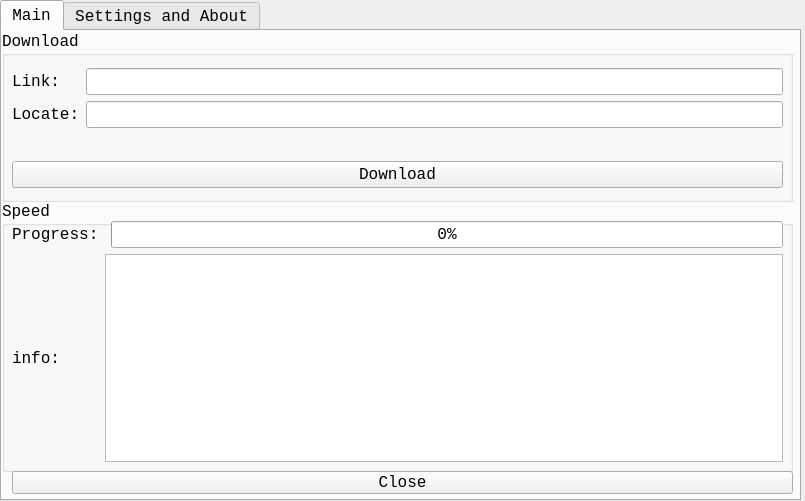
<?xml version="1.0" encoding="UTF-8"?>
<ui version="4.0">
 <class>MainWindow</class>
 <widget class="QMainWindow" name="MainWindow">
  <property name="geometry">
   <rect>
    <x>0</x>
    <y>0</y>
    <width>805</width>
    <height>501</height>
   </rect>
  </property>
  <property name="minimumSize">
   <size>
    <width>805</width>
    <height>501</height>
   </size>
  </property>
  <property name="maximumSize">
   <size>
    <width>805</width>
    <height>501</height>
   </size>
  </property>
  <property name="sizeIncrement">
   <size>
    <width>805</width>
    <height>501</height>
   </size>
  </property>
  <property name="baseSize">
   <size>
    <width>805</width>
    <height>501</height>
   </size>
  </property>
  <property name="font">
   <font>
    <family>Consolas</family>
    <pointsize>14</pointsize>
   </font>
  </property>
  <property name="windowTitle">
   <string>Downlodaer</string>
  </property>
  <property name="windowIcon">
   <iconset theme="1">
    <normaloff>C:/Users/Administrator/.designer/backup</normaloff>C:/Users/Administrator/.designer/backup</iconset>
  </property>
  <widget class="QWidget" name="centralwidget">
   <widget class="QTabWidget" name="tabWidget">
    <property name="geometry">
     <rect>
      <x>0</x>
      <y>0</y>
      <width>801</width>
      <height>501</height>
     </rect>
    </property>
    <property name="minimumSize">
     <size>
      <width>801</width>
      <height>501</height>
     </size>
    </property>
    <property name="maximumSize">
     <size>
      <width>801</width>
      <height>501</height>
     </size>
    </property>
    <property name="font">
     <font>
      <family>Consolas</family>
      <pointsize>12</pointsize>
     </font>
    </property>
    <property name="currentIndex">
     <number>0</number>
    </property>
    <widget class="QWidget" name="tab">
     <property name="cursor">
      <cursorShape>ArrowCursor</cursorShape>
     </property>
     <property name="autoFillBackground">
      <bool>false</bool>
     </property>
     <attribute name="title">
      <string>Main</string>
     </attribute>
     <widget class="QGroupBox" name="groupBox">
      <property name="geometry">
       <rect>
        <x>0</x>
        <y>0</y>
        <width>791</width>
        <height>171</height>
       </rect>
      </property>
      <property name="title">
       <string>Download</string>
      </property>
      <widget class="QWidget" name="verticalLayoutWidget_3">
       <property name="geometry">
        <rect>
         <x>10</x>
         <y>20</y>
         <width>771</width>
         <height>95</height>
        </rect>
       </property>
       <layout class="QVBoxLayout" name="verticalLayout_3">
        <item>
         <layout class="QHBoxLayout" name="horizontalLayout">
          <item>
           <layout class="QVBoxLayout" name="verticalLayout">
            <item>
             <widget class="QLabel" name="label">
              <property name="text">
               <string>Link:</string>
              </property>
             </widget>
            </item>
            <item>
             <widget class="QLabel" name="label_2">
              <property name="text">
               <string>Locate:</string>
              </property>
             </widget>
            </item>
           </layout>
          </item>
          <item>
           <layout class="QVBoxLayout" name="verticalLayout_2">
            <item>
             <widget class="QLineEdit" name="lineEdit"/>
            </item>
            <item>
             <widget class="QLineEdit" name="lineEdit_2"/>
            </item>
           </layout>
          </item>
         </layout>
        </item>
       </layout>
      </widget>
      <widget class="QPushButton" name="pushButton">
       <property name="geometry">
        <rect>
         <x>10</x>
         <y>130</y>
         <width>771</width>
         <height>27</height>
        </rect>
       </property>
       <property name="text">
        <string>Download</string>
       </property>
      </widget>
     </widget>
     <widget class="QGroupBox" name="groupBox_2">
      <property name="geometry">
       <rect>
        <x>0</x>
        <y>170</y>
        <width>791</width>
        <height>271</height>
       </rect>
      </property>
      <property name="title">
       <string>Speed</string>
      </property>
      <widget class="QWidget" name="gridLayoutWidget">
       <property name="geometry">
        <rect>
         <x>10</x>
         <y>20</y>
         <width>771</width>
         <height>241</height>
        </rect>
       </property>
       <layout class="QGridLayout" name="gridLayout">
        <item row="1" column="0">
         <widget class="QLabel" name="label_4">
          <property name="text">
           <string>info:</string>
          </property>
         </widget>
        </item>
        <item row="0" column="0">
         <widget class="QLabel" name="label_3">
          <property name="text">
           <string>Progress:</string>
          </property>
         </widget>
        </item>
        <item row="0" column="2">
         <widget class="QProgressBar" name="progressBar">
          <property name="palette">
           <palette>
            <active>
             <colorrole role="WindowText">
              <brush brushstyle="SolidPattern">
               <color alpha="255">
                <red>85</red>
                <green>0</green>
                <blue>255</blue>
               </color>
              </brush>
             </colorrole>
             <colorrole role="Button">
              <brush brushstyle="SolidPattern">
               <color alpha="255">
                <red>170</red>
                <green>170</green>
                <blue>0</blue>
               </color>
              </brush>
             </colorrole>
             <colorrole role="Light">
              <brush brushstyle="SolidPattern">
               <color alpha="255">
                <red>170</red>
                <green>170</green>
                <blue>127</blue>
               </color>
              </brush>
             </colorrole>
            </active>
            <inactive>
             <colorrole role="WindowText">
              <brush brushstyle="SolidPattern">
               <color alpha="255">
                <red>85</red>
                <green>0</green>
                <blue>255</blue>
               </color>
              </brush>
             </colorrole>
             <colorrole role="Button">
              <brush brushstyle="SolidPattern">
               <color alpha="255">
                <red>170</red>
                <green>170</green>
                <blue>0</blue>
               </color>
              </brush>
             </colorrole>
             <colorrole role="Light">
              <brush brushstyle="SolidPattern">
               <color alpha="255">
                <red>170</red>
                <green>170</green>
                <blue>127</blue>
               </color>
              </brush>
             </colorrole>
            </inactive>
            <disabled>
             <colorrole role="WindowText">
              <brush brushstyle="SolidPattern">
               <color alpha="255">
                <red>120</red>
                <green>120</green>
                <blue>120</blue>
               </color>
              </brush>
             </colorrole>
             <colorrole role="Button">
              <brush brushstyle="SolidPattern">
               <color alpha="255">
                <red>170</red>
                <green>170</green>
                <blue>0</blue>
               </color>
              </brush>
             </colorrole>
             <colorrole role="Light">
              <brush brushstyle="SolidPattern">
               <color alpha="255">
                <red>170</red>
                <green>170</green>
                <blue>127</blue>
               </color>
              </brush>
             </colorrole>
            </disabled>
           </palette>
          </property>
          <property name="value">
           <number>0</number>
          </property>
         </widget>
        </item>
        <item row="1" column="1" colspan="2">
         <widget class="QTextBrowser" name="textBrowser"/>
        </item>
       </layout>
      </widget>
     </widget>
     <widget class="QPushButton" name="pushButton_2">
      <property name="geometry">
       <rect>
        <x>10</x>
        <y>440</y>
        <width>781</width>
        <height>23</height>
       </rect>
      </property>
      <property name="text">
       <string>Close</string>
      </property>
     </widget>
    </widget>
    <widget class="QWidget" name="tab_2">
     <attribute name="title">
      <string>Settings and About</string>
     </attribute>
     <widget class="QTabWidget" name="tabWidget_2">
      <property name="geometry">
       <rect>
        <x>10</x>
        <y>210</y>
        <width>781</width>
        <height>241</height>
       </rect>
      </property>
      <property name="currentIndex">
       <number>0</number>
      </property>
      <widget class="QWidget" name="tab_3">
       <attribute name="title">
        <string>About</string>
       </attribute>
       <widget class="QWidget" name="verticalLayoutWidget_4">
        <property name="geometry">
         <rect>
          <x>10</x>
          <y>10</y>
          <width>761</width>
          <height>191</height>
         </rect>
        </property>
        <layout class="QVBoxLayout" name="verticalLayout_4">
         <item>
          <widget class="QGroupBox" name="groupBox_5">
           <property name="title">
            <string>About</string>
           </property>
           <widget class="QLabel" name="label_7">
            <property name="geometry">
             <rect>
              <x>60</x>
              <y>20</y>
              <width>681</width>
              <height>21</height>
             </rect>
            </property>
            <property name="text">
             <string>(c) 2021 import net.minecraft,All rights resirved.</string>
            </property>
           </widget>
          </widget>
         </item>
         <item>
          <widget class="QGroupBox" name="groupBox_6">
           <property name="title">
            <string>Links</string>
           </property>
           <widget class="QPushButton" name="pushButton_3">
            <property name="geometry">
             <rect>
              <x>60</x>
              <y>30</y>
              <width>691</width>
              <height>23</height>
             </rect>
            </property>
            <property name="text">
             <string>Open Fast Link</string>
            </property>
           </widget>
          </widget>
         </item>
        </layout>
       </widget>
      </widget>
      <widget class="QWidget" name="tab_4">
       <attribute name="title">
        <string>Log</string>
       </attribute>
       <widget class="QTextBrowser" name="textBrowser_2">
        <property name="geometry">
         <rect>
          <x>5</x>
          <y>1</y>
          <width>761</width>
          <height>221</height>
         </rect>
        </property>
       </widget>
      </widget>
     </widget>
     <widget class="QWidget" name="verticalLayoutWidget_5">
      <property name="geometry">
       <rect>
        <x>10</x>
        <y>0</y>
        <width>781</width>
        <height>211</height>
       </rect>
      </property>
      <layout class="QVBoxLayout" name="verticalLayout_5">
       <item>
        <widget class="QLabel" name="label_5">
         <property name="font">
          <font>
           <family>Consolas</family>
           <pointsize>20</pointsize>
          </font>
         </property>
         <property name="text">
          <string>Version:v1.5.1</string>
         </property>
        </widget>
       </item>
       <item>
        <widget class="QGroupBox" name="groupBox_3">
         <property name="title">
          <string>Spyder Settings</string>
         </property>
         <widget class="QCheckBox" name="checkBox">
          <property name="geometry">
           <rect>
            <x>30</x>
            <y>40</y>
            <width>201</width>
            <height>21</height>
           </rect>
          </property>
          <property name="text">
           <string>Don't use User-Agent</string>
          </property>
         </widget>
         <widget class="QLabel" name="label_6">
          <property name="geometry">
           <rect>
            <x>30</x>
            <y>20</y>
            <width>111</width>
            <height>21</height>
           </rect>
          </property>
          <property name="text">
           <string>User-Agent:</string>
          </property>
         </widget>
         <widget class="QLineEdit" name="lineEdit_3">
          <property name="geometry">
           <rect>
            <x>140</x>
            <y>20</y>
            <width>621</width>
            <height>21</height>
           </rect>
          </property>
         </widget>
        </widget>
       </item>
       <item>
        <widget class="QGroupBox" name="groupBox_4">
         <property name="title">
          <string>Info Settings</string>
         </property>
         <widget class="QCheckBox" name="checkBox_2">
          <property name="geometry">
           <rect>
            <x>30</x>
            <y>20</y>
            <width>201</width>
            <height>16</height>
           </rect>
          </property>
          <property name="text">
           <string>Don't show speed</string>
          </property>
          <property name="checked">
           <bool>false</bool>
          </property>
         </widget>
         <widget class="QCheckBox" name="checkBox_3">
          <property name="geometry">
           <rect>
            <x>30</x>
            <y>40</y>
            <width>201</width>
            <height>16</height>
           </rect>
          </property>
          <property name="text">
           <string>Don't show exceptions</string>
          </property>
          <property name="checked">
           <bool>false</bool>
          </property>
          <property name="tristate">
           <bool>false</bool>
          </property>
         </widget>
        </widget>
       </item>
      </layout>
     </widget>
    </widget>
   </widget>
  </widget>
 </widget>
 <resources/>
 <connections/>
</ui>
